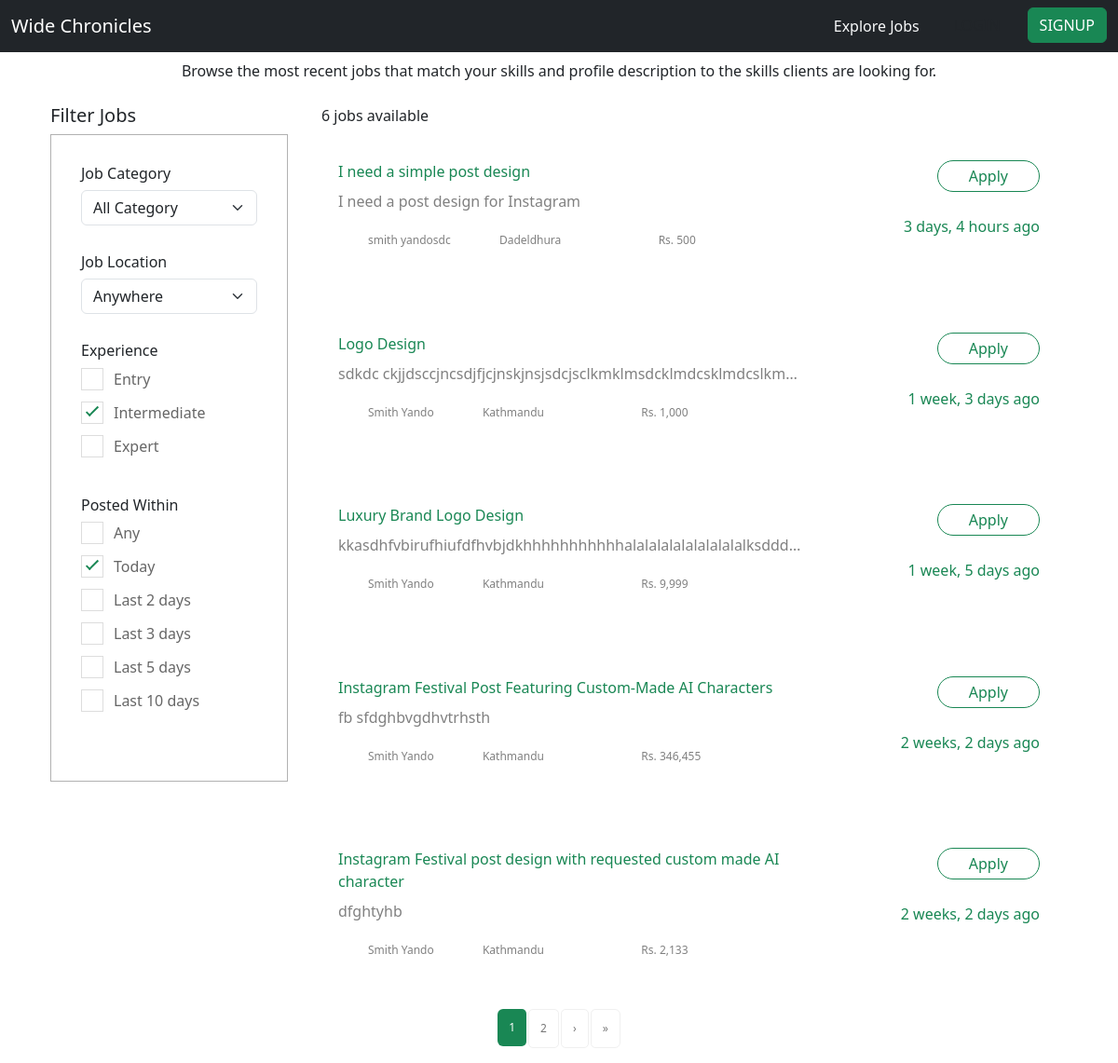
The page /find-work/ on the database as committed earlier.
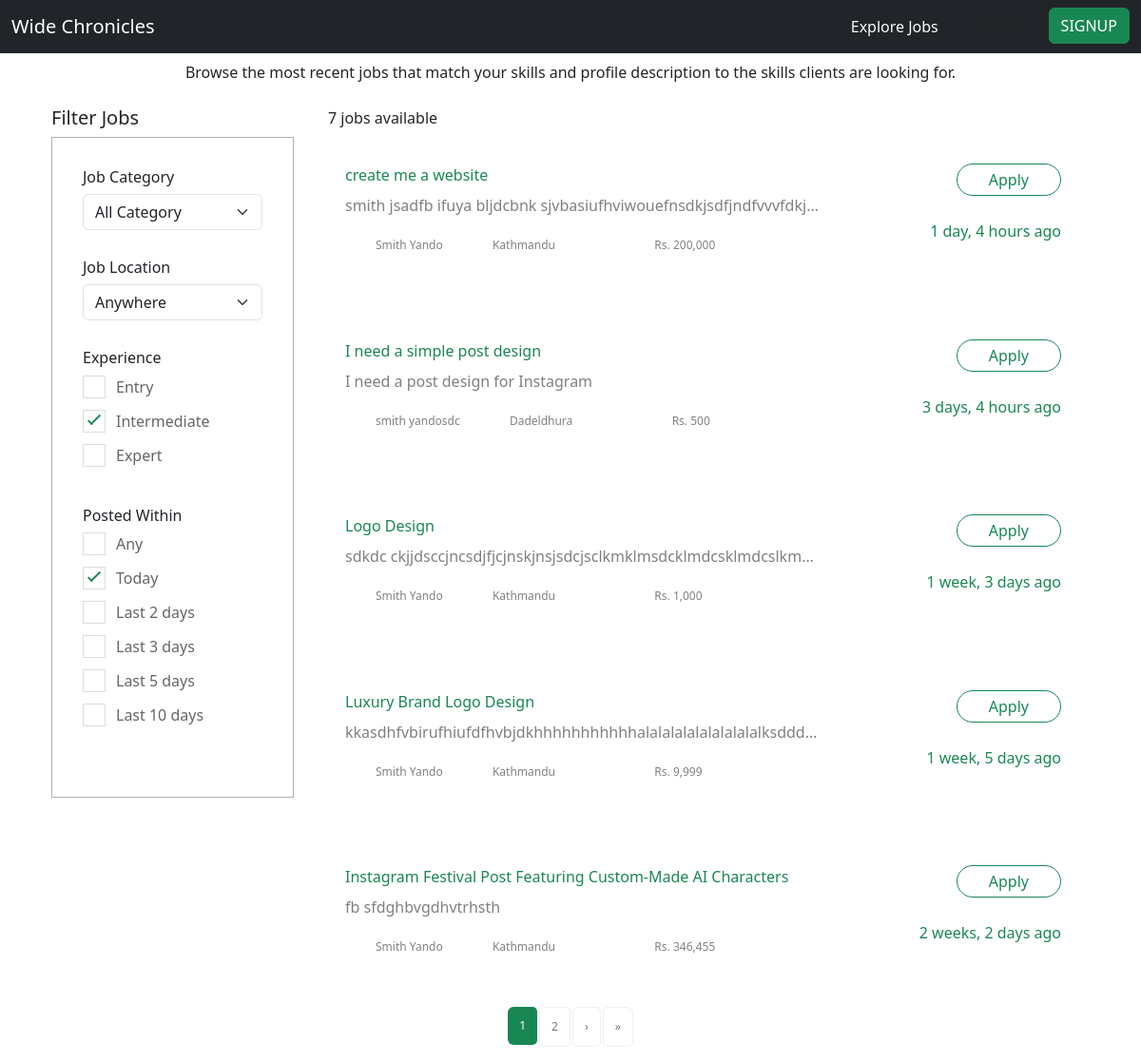
The same page on the database as committed later.
### jobs/models.py (models this page shows, shortened)
class Job(models.Model):
    buyer = models.ForeignKey(Buyer, on_delete=models.CASCADE)
    title = models.CharField(max_length=200)
    budget = models.IntegerField()
    description = models.TextField()
    requirement = models.CharField(max_length=1000)
    timestamp = models.DateTimeField(auto_now_add=True)
    code = models.CharField(max_length=10, unique=True, blank=True)

class Buyer(models.Model):
    LOCATION_CHOICES = [
        ("Achham", "Achham"),
        ("Arghakhanchi", "Arghakhanchi"),
        ("Baglung", "Baglung"),
        ("Baitadi", "Baitadi"),
        ("Bajhang", "Bajhang"),
        ("Bajura", "Bajura"),
        ("Banke", "Banke"),
        ("Bara", "Bara"),
        ("Bardiya", "Bardiya"),
        ("Bhaktapur", "Bhaktapur"),
        ("Bhojpur", "Bhojpur"),
        ("Chitwan", "Chitwan"),
        ("Dadeldhura", "Dadeldhura"),
        ("Dailekh", "Dailekh"),
        ("Dang", "Dang"),
        ("Darchula", "Darchula"),
        ("Dhading", "Dhading"),
        ("Dhankuta", "Dhankuta"),
        ("Dhanusha", "Dhanusha"),
        ("Dolakha", "Dolakha"),
        ("Dolpa", "Dolpa"),
        ("Doti", "Doti"),
        ("Eastern Rukum", "Eastern Rukum"),
        ("Gorkha", "Gorkha"),
        ("Gulmi", "Gulmi"),
        ("Humla", "Humla"),
        ("Ilam", "Ilam"),
        ("Jajarkot", "Jajarkot"),
        ("Jhapa", "Jhapa"),
        ("Jumla", "Jumla"),
        ("Kailali", "Kailali"),
        ("Kalikot", "Kalikot"),
        ("Kanchanpur", "Kanchanpur"),
        ("Kapilvastu", "Kapilvastu"),
        ("Kaski", "Kaski"),
        ("Kathmandu", "Kathmandu"),
        ("Kavrepalanchok", "Kavrepalanchok"),
        ("Khotang", "Khotang"),
        ("Lalitpur", "Lalitpur"),
        ("Lamjung", "Lamjung"),
        ("Mahottari", "Mahottari"),
        ("Makwanpur", "Makwanpur"),
        ("Manang", "Manang"),
        ("Morang", "Morang"),
        ("Mugu", "Mugu"),
        ("Mustang", "Mustang"),
        ("Myagdi", "Myagdi"),
        ("Nawalpur", "Nawalpur"),
        ("Nuwakot", "Nuwakot"),
        ("Okhaldhunga", "Okhaldhunga"),
        ("Palpa", "Palpa"),
        ("Panchthar", "Panchthar"),
        ("Parbat", "Parbat"),
        ("Parsa", "Parsa"),
        ("Pyuthan", "Pyuthan"),
        ("Ramechhap", "Ramechhap"),
        ("Rasuwa", "Rasuwa"),
        ("Rautahat", "Rautahat"),
        ("Rolpa", "Rolpa"),
        ("Rupandehi", "Rupandehi"),
        ("Salyan", "Salyan"),
        ("Sankhuwasabha", "Sankhuwasabha"),
        ("Saptari", "Saptari"),
        ("Sarlahi", "Sarlahi"),
        ("Sindhuli", "Sindhuli"),
        ("Sindhupalchok", "Sindhupalchok"),
        ("Siraha", "Siraha"),
        ("Solukhumbu", "Solukhumbu"),
        ("Sunsari", "Sunsari"),
        ("Surkhet", "Surkhet"),
        ("Syangja", "Syangja"),
        ("Tanahun", "Tanahun"),
        ("Taplejung", "Taplejung"),
        ("Tehrathum", "Tehrathum"),
        ("Udayapur", "Udayapur"),
        ("Western Rukum", "Western Rukum"),
    ]
    owner = models.OneToOneField(User, on_delete=models.CASCADE)
    name = models.CharField(max_length=50)
    profile_pic = models.ImageField(upload_to="profile/", blank= True)
    bio = models.TextField(blank=True)
    location = models.CharField(choices=LOCATION_CHOICES, max_length=100)

### jobs/views.py (the view)
# urls.py: path('find-work/',JobListView.as_view(), name='job-list'),
class JobListView(ListView):
    model = Job
    template_name = 'jobs/job_list.html'
    context_object_name = 'jobs'
    paginate_by = 5
    def get_context_data(self, **kwargs):
        context = super().get_context_data(**kwargs)
        query = self.request.GET.get('q')
        if query:
            job_queryset = Job.objects.filter(title__icontains=query)
        else:
            job_queryset = Job.objects.all()
        context = super().get_context_data(**kwargs)
        context['speciality_choices'] = Seller.SPECIALITY_CHOICES
        context['location_choices'] = Buyer.LOCATION_CHOICES
        context['total_jobs_count'] = job_queryset.count()
        return context
    def get_queryset(self):
        query = self.request.GET.get('q')
        location = self.request.GET.get('location')
        queryset = Job.objects.all()
        if query:
            return Job.objects.filter(title__icontains=query)
        if location:
            queryset = queryset.filter(buyer__location=location)
        return queryset.order_by('-timestamp')

### jobs/templates/jobs/job_list.html (shortened to what the changed rows need)
{% extends 'jobs/_base.html' %}
{% load humanize %}
{% block content%}
{% load icon %}
    <div class="job-listing-area pt-120 pb-120">
        <div class="container">
            <div class="row">
                <div class="col-xl-9 col-lg-9 col-md-8">
                    <section class="featured-job-area">
                        <div class="container">
                            <div class="row">
                                <div class="col-lg-12">
                                    <div>
                                        <span class="float-start">{{ total_jobs_count }} jobs available</span>
                                    </div>
                                </div>
                            </div>
                        {% for job in jobs %}
                        <div class="row">
                            <div class="single-job-items  ">
                                <div class="job-tittle col-8 float-start text-wrap">
                                        <a href="{% url 'job-detail' job.code %}" class=" text-decoration-none">
                                            {{ job.title}}
                                        </a>
                                        <p class="text-truncate pt-2 " >{{job.description}}</p>
                                        <ul>
                                            <li> {% icon "user" %}{{ job.buyer.name}}</li>
                                            <li>{% icon "map-pin" %}{{ job.buyer.location}}</li>
                                            <li>Rs. {{job.budget|intcomma}}</li>
                                        </ul>
                                </div>
                                <div class="items-link float-end">
                                    <a href="{% url 'job-detail' job.code %}" class="text-decoration-none">Apply</a>
                                    <span>{{job.timestamp|naturaltime}}</span>
                                </div>
                            </div>
                        </div>
                        {% endfor %}
                        </div>
                    </section>
                </div>
            </div>
        </div>
    </div>
    <div class="pagination-area pb-115 text-center">
        <div class="container">
            <div class="row">
                <div class="col-12 text-center">
                    <nav aria-label="Page navigation ">
                        <ul class="pagination justify-content-center">
                            {% for num in page_obj.paginator.page_range %}
                                {% if num == page_obj.number %}
                                    <li class="page-item active" aria-current="page">
                                        <a class="page-link" href="?page={{ num }}">{{ num }}</a>
                                    </li>
                                {% elif num > page_obj.number|add:'-3' and num < page_obj.number|add:'3' %}
                                    <li class="page-item">
                                        <a class="page-link" href="?page={{ num }}">{{ num }}</a>
                                    </li>
                                {% endif %}
                            {% endfor %}
                        </ul>
                    </nav>
                </div>
            </div>
        </div>
    </div>
{% endblock content%}

Rows that differ between the two databases and show on the page:
no longer on this page (row unchanged): Job: title "Instagram Festival post design with requested custom made AI character", description "dfghtyhb", buyer.name "Smith Yando", buyer.location "Kathmandu", budget "2,133", timestamp "2 weeks, 2 days ago"
added Job: title "create me a website", description "smith jsadfb ifuya bljdcbnk sjvbasiufhviwouefnsdkjsdfjndfvvvfdkj…", buyer.name "Smith Yando", buyer.location "Kathmandu", budget "200,000", timestamp "1 day, 4 hours ago"
Other text that changed with them:
{{ total_jobs_count }}: "6" → "7"
